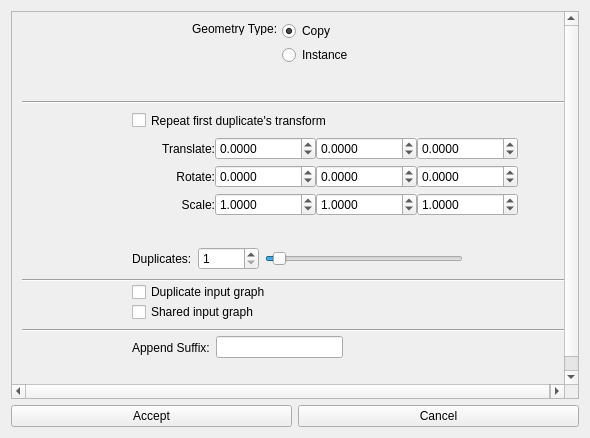
<?xml version="1.0" encoding="UTF-8"?>
<ui version="4.0">
 <class>duplicate_main</class>
 <widget class="QWidget" name="duplicate_main">
  <property name="geometry">
   <rect>
    <x>0</x>
    <y>0</y>
    <width>590</width>
    <height>438</height>
   </rect>
  </property>
  <property name="sizePolicy">
   <sizepolicy hsizetype="Preferred" vsizetype="Preferred">
    <horstretch>1</horstretch>
    <verstretch>1</verstretch>
   </sizepolicy>
  </property>
  <property name="windowTitle">
   <string>Duplicate Extended</string>
  </property>
  <property name="autoFillBackground">
   <bool>false</bool>
  </property>
  <layout class="QGridLayout" name="gridLayout">
   <item row="0" column="0">
    <widget class="QScrollArea" name="scrollArea">
     <property name="sizePolicy">
      <sizepolicy hsizetype="Preferred" vsizetype="Preferred">
       <horstretch>1</horstretch>
       <verstretch>1</verstretch>
      </sizepolicy>
     </property>
     <property name="minimumSize">
      <size>
       <width>200</width>
       <height>200</height>
      </size>
     </property>
     <property name="baseSize">
      <size>
       <width>200</width>
       <height>100</height>
      </size>
     </property>
     <property name="focusPolicy">
      <enum>Qt::NoFocus</enum>
     </property>
     <property name="layoutDirection">
      <enum>Qt::LeftToRight</enum>
     </property>
     <property name="autoFillBackground">
      <bool>true</bool>
     </property>
     <property name="verticalScrollBarPolicy">
      <enum>Qt::ScrollBarAsNeeded</enum>
     </property>
     <property name="sizeAdjustPolicy">
      <enum>QAbstractScrollArea::AdjustIgnored</enum>
     </property>
     <property name="widgetResizable">
      <bool>false</bool>
     </property>
     <widget class="QWidget" name="scrollAreaWidgetContents">
      <property name="geometry">
       <rect>
        <x>0</x>
        <y>0</y>
        <width>553</width>
        <height>387</height>
       </rect>
      </property>
      <widget class="QWidget" name="verticalLayoutWidget_2">
       <property name="geometry">
        <rect>
         <x>120</x>
         <y>120</y>
         <width>386</width>
         <height>91</height>
        </rect>
       </property>
       <layout class="QVBoxLayout" name="verticalLayout_2">
        <property name="spacing">
         <number>0</number>
        </property>
        <item>
         <layout class="QHBoxLayout" name="horizontalLayout_3">
          <item>
           <widget class="QLabel" name="translate_text">
            <property name="text">
             <string>Translate:</string>
            </property>
            <property name="alignment">
             <set>Qt::AlignRight|Qt::AlignTrailing|Qt::AlignVCenter</set>
            </property>
           </widget>
          </item>
          <item>
           <widget class="QDoubleSpinBox" name="t_x">
            <property name="decimals">
             <number>4</number>
            </property>
            <property name="minimum">
             <double>-99999999.000000000000000</double>
            </property>
            <property name="maximum">
             <double>99999999.000000000000000</double>
            </property>
           </widget>
          </item>
          <item>
           <widget class="QDoubleSpinBox" name="t_y">
            <property name="decimals">
             <number>4</number>
            </property>
            <property name="minimum">
             <double>-99999999.000000000000000</double>
            </property>
            <property name="maximum">
             <double>99999999.000000000000000</double>
            </property>
           </widget>
          </item>
          <item>
           <widget class="QDoubleSpinBox" name="t_z">
            <property name="decimals">
             <number>4</number>
            </property>
            <property name="minimum">
             <double>-99999999.000000000000000</double>
            </property>
            <property name="maximum">
             <double>99999999.000000000000000</double>
            </property>
           </widget>
          </item>
         </layout>
        </item>
        <item>
         <layout class="QHBoxLayout" name="horizontalLayout_2">
          <item>
           <widget class="QLabel" name="rotate_text">
            <property name="text">
             <string>Rotate:</string>
            </property>
            <property name="alignment">
             <set>Qt::AlignRight|Qt::AlignTrailing|Qt::AlignVCenter</set>
            </property>
           </widget>
          </item>
          <item>
           <widget class="QDoubleSpinBox" name="r_x">
            <property name="decimals">
             <number>4</number>
            </property>
            <property name="minimum">
             <double>-99999999.000000000000000</double>
            </property>
            <property name="maximum">
             <double>99999999.000000000000000</double>
            </property>
           </widget>
          </item>
          <item>
           <widget class="QDoubleSpinBox" name="r_y">
            <property name="decimals">
             <number>4</number>
            </property>
            <property name="minimum">
             <double>-99999999.000000000000000</double>
            </property>
            <property name="maximum">
             <double>99999999.000000000000000</double>
            </property>
           </widget>
          </item>
          <item>
           <widget class="QDoubleSpinBox" name="r_z">
            <property name="decimals">
             <number>4</number>
            </property>
            <property name="minimum">
             <double>-99999999.000000000000000</double>
            </property>
            <property name="maximum">
             <double>99999999.000000000000000</double>
            </property>
           </widget>
          </item>
         </layout>
        </item>
        <item>
         <layout class="QHBoxLayout" name="horizontalLayout_4">
          <item>
           <widget class="QLabel" name="scale">
            <property name="text">
             <string>Scale:</string>
            </property>
            <property name="alignment">
             <set>Qt::AlignRight|Qt::AlignTrailing|Qt::AlignVCenter</set>
            </property>
           </widget>
          </item>
          <item>
           <widget class="QDoubleSpinBox" name="s_x">
            <property name="decimals">
             <number>4</number>
            </property>
            <property name="minimum">
             <double>-99999999.000000000000000</double>
            </property>
            <property name="maximum">
             <double>999999999.000000000000000</double>
            </property>
            <property name="value">
             <double>1.000000000000000</double>
            </property>
           </widget>
          </item>
          <item>
           <widget class="QDoubleSpinBox" name="s_y">
            <property name="decimals">
             <number>4</number>
            </property>
            <property name="minimum">
             <double>-99999999.000000000000000</double>
            </property>
            <property name="maximum">
             <double>99999999.000000000000000</double>
            </property>
            <property name="value">
             <double>1.000000000000000</double>
            </property>
           </widget>
          </item>
          <item>
           <widget class="QDoubleSpinBox" name="s_z">
            <property name="decimals">
             <number>4</number>
            </property>
            <property name="minimum">
             <double>-99999999.000000000000000</double>
            </property>
            <property name="maximum">
             <double>99999999.000000000000000</double>
            </property>
            <property name="value">
             <double>1.000000000000000</double>
            </property>
           </widget>
          </item>
         </layout>
        </item>
       </layout>
      </widget>
      <widget class="QWidget" name="horizontalLayoutWidget_6">
       <property name="geometry">
        <rect>
         <x>120</x>
         <y>320</y>
         <width>211</width>
         <height>31</height>
        </rect>
       </property>
       <layout class="QHBoxLayout" name="horizontalLayout_6">
        <item>
         <widget class="QLabel" name="label_3">
          <property name="text">
           <string>Append Suffix:</string>
          </property>
         </widget>
        </item>
        <item>
         <widget class="QLineEdit" name="app_suffix"/>
        </item>
       </layout>
      </widget>
      <widget class="Line" name="line_3">
       <property name="geometry">
        <rect>
         <x>10</x>
         <y>310</y>
         <width>551</width>
         <height>16</height>
        </rect>
       </property>
       <property name="orientation">
        <enum>Qt::Horizontal</enum>
       </property>
      </widget>
      <widget class="QCheckBox" name="shared_input">
       <property name="geometry">
        <rect>
         <x>120</x>
         <y>290</y>
         <width>131</width>
         <height>20</height>
        </rect>
       </property>
       <property name="layoutDirection">
        <enum>Qt::LeftToRight</enum>
       </property>
       <property name="text">
        <string>Shared input graph</string>
       </property>
      </widget>
      <widget class="QWidget" name="horizontalLayoutWidget_5">
       <property name="geometry">
        <rect>
         <x>120</x>
         <y>230</y>
         <width>331</width>
         <height>34</height>
        </rect>
       </property>
       <layout class="QHBoxLayout" name="horizontalLayout_5">
        <item>
         <widget class="QLabel" name="label_2">
          <property name="text">
           <string>Duplicates:</string>
          </property>
         </widget>
        </item>
        <item>
         <widget class="QSpinBox" name="number_copies">
          <property name="sizePolicy">
           <sizepolicy hsizetype="Fixed" vsizetype="Fixed">
            <horstretch>0</horstretch>
            <verstretch>0</verstretch>
           </sizepolicy>
          </property>
          <property name="minimumSize">
           <size>
            <width>60</width>
            <height>0</height>
           </size>
          </property>
          <property name="minimum">
           <number>1</number>
          </property>
          <property name="maximum">
           <number>99999</number>
          </property>
         </widget>
        </item>
        <item>
         <widget class="QSlider" name="copies_slider">
          <property name="minimum">
           <number>0</number>
          </property>
          <property name="maximum">
           <number>25</number>
          </property>
          <property name="value">
           <number>1</number>
          </property>
          <property name="sliderPosition">
           <number>1</number>
          </property>
          <property name="orientation">
           <enum>Qt::Horizontal</enum>
          </property>
          <property name="invertedAppearance">
           <bool>false</bool>
          </property>
          <property name="invertedControls">
           <bool>false</bool>
          </property>
          <property name="tickPosition">
           <enum>QSlider::NoTicks</enum>
          </property>
         </widget>
        </item>
       </layout>
      </widget>
      <widget class="Line" name="line_2">
       <property name="geometry">
        <rect>
         <x>10</x>
         <y>260</y>
         <width>551</width>
         <height>16</height>
        </rect>
       </property>
       <property name="orientation">
        <enum>Qt::Horizontal</enum>
       </property>
      </widget>
      <widget class="QCheckBox" name="dupe_input">
       <property name="geometry">
        <rect>
         <x>120</x>
         <y>270</y>
         <width>151</width>
         <height>20</height>
        </rect>
       </property>
       <property name="layoutDirection">
        <enum>Qt::LeftToRight</enum>
       </property>
       <property name="text">
        <string>Duplicate input graph</string>
       </property>
      </widget>
      <widget class="Line" name="line">
       <property name="geometry">
        <rect>
         <x>10</x>
         <y>80</y>
         <width>551</width>
         <height>20</height>
        </rect>
       </property>
       <property name="orientation">
        <enum>Qt::Horizontal</enum>
       </property>
      </widget>
      <widget class="QLabel" name="label">
       <property name="geometry">
        <rect>
         <x>180</x>
         <y>10</y>
         <width>85</width>
         <height>13</height>
        </rect>
       </property>
       <property name="text">
        <string>Geometry Type:</string>
       </property>
      </widget>
      <widget class="QWidget" name="verticalLayoutWidget">
       <property name="geometry">
        <rect>
         <x>270</x>
         <y>10</y>
         <width>160</width>
         <height>42</height>
        </rect>
       </property>
       <layout class="QVBoxLayout" name="verticalLayout">
        <item>
         <widget class="QRadioButton" name="copy_radial">
          <property name="text">
           <string>Copy</string>
          </property>
          <property name="checked">
           <bool>true</bool>
          </property>
          <property name="autoExclusive">
           <bool>true</bool>
          </property>
         </widget>
        </item>
        <item>
         <widget class="QRadioButton" name="instance_radial">
          <property name="text">
           <string>Instance</string>
          </property>
         </widget>
        </item>
       </layout>
      </widget>
      <widget class="QCheckBox" name="repeat_first">
       <property name="geometry">
        <rect>
         <x>120</x>
         <y>100</y>
         <width>211</width>
         <height>17</height>
        </rect>
       </property>
       <property name="text">
        <string>Repeat first duplicate's transform</string>
       </property>
      </widget>
     </widget>
    </widget>
   </item>
   <item row="1" column="0">
    <layout class="QHBoxLayout" name="horizontalLayout" stretch="0,0">
     <property name="sizeConstraint">
      <enum>QLayout::SetDefaultConstraint</enum>
     </property>
     <item>
      <widget class="QPushButton" name="accept_button">
       <property name="sizePolicy">
        <sizepolicy hsizetype="Expanding" vsizetype="Expanding">
         <horstretch>0</horstretch>
         <verstretch>0</verstretch>
        </sizepolicy>
       </property>
       <property name="layoutDirection">
        <enum>Qt::LeftToRight</enum>
       </property>
       <property name="autoFillBackground">
        <bool>true</bool>
       </property>
       <property name="text">
        <string>Accept</string>
       </property>
       <property name="flat">
        <bool>false</bool>
       </property>
      </widget>
     </item>
     <item>
      <widget class="QPushButton" name="cancel_button">
       <property name="sizePolicy">
        <sizepolicy hsizetype="Expanding" vsizetype="Expanding">
         <horstretch>0</horstretch>
         <verstretch>0</verstretch>
        </sizepolicy>
       </property>
       <property name="text">
        <string>Cancel</string>
       </property>
      </widget>
     </item>
    </layout>
   </item>
  </layout>
 </widget>
 <resources/>
 <connections/>
</ui>
